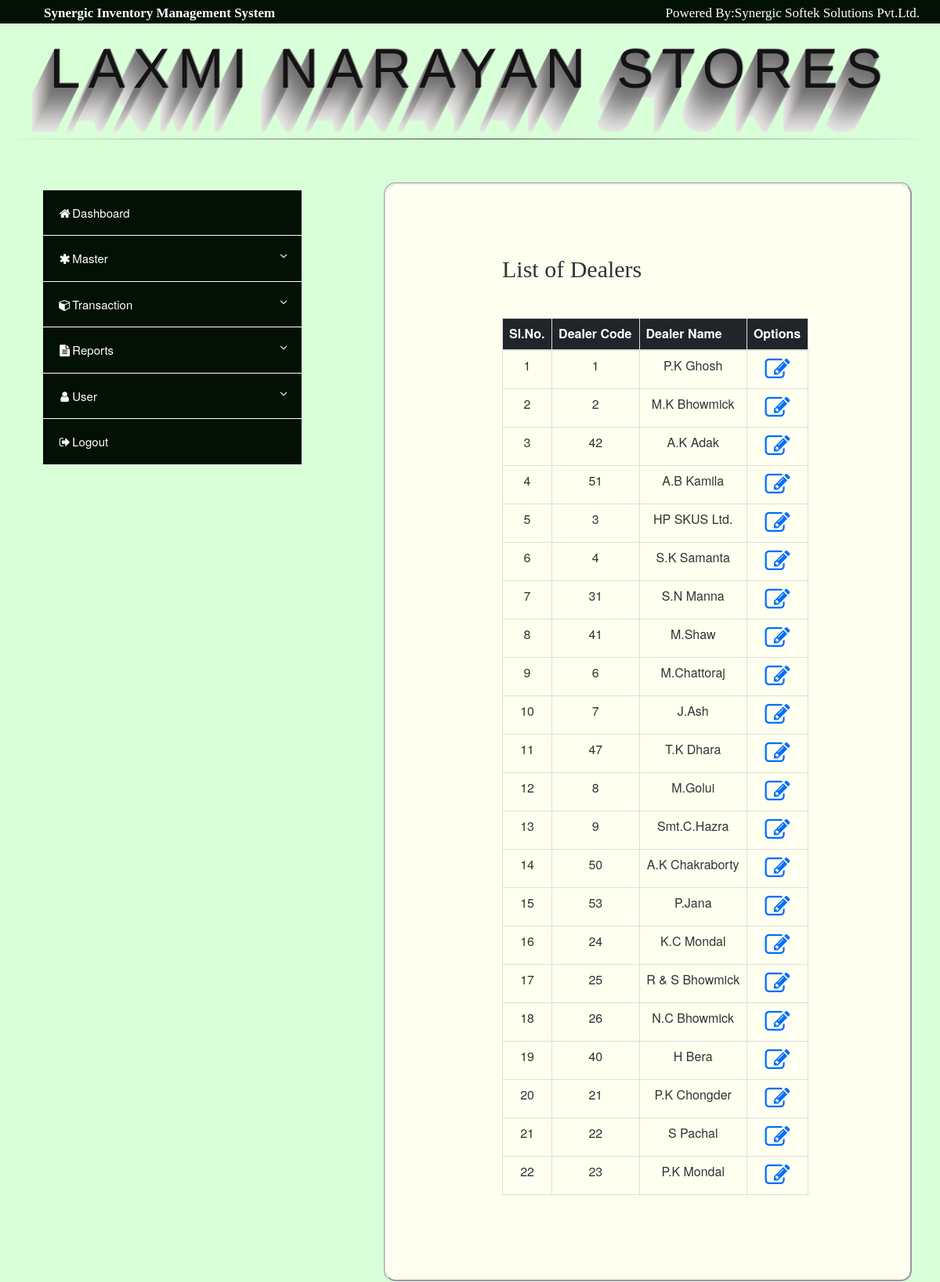
/masters/dealer_master_view.php (signed in), run on the app's committed database.
### tables this page shows
CREATE TABLE `m_dealers` (
  `sl_no` int(10) NOT NULL,
  `del_cd` int(10) NOT NULL,
  `del_name` varchar(100) NOT NULL,
  `del_adr` varchar(100) DEFAULT NULL,
  `del_reg` varchar(20) DEFAULT NULL,
  `del_dist` varchar(20) DEFAULT NULL,
  `created_by` varchar(50) DEFAULT NULL,
  `created_dt` datetime DEFAULT NULL,
  `modified_by` varchar(50) DEFAULT NULL,
  `modified_dt` datetime DEFAULT NULL
);

### masters/dealer_master_view.php (the view, shortened to what this page needs)
<?php
        require("../db/db_connect.php");
	$rtv="select sl_no,del_cd,del_name,del_adr,del_reg,del_dist from m_dealers";
	$result=mysqli_query($db_connect,$rtv);
?>
<html>
    <head>
        <link rel="stylesheet" href="https://maxcdn.bootstrapcdn.com/bootstrap/3.3.7/css/bootstrap.min.css">
        <link rel="stylesheet" type="text/css" href="../css/form_design.css">
        <link rel="stylesheet" type="text/css" href="../css/dashboard.css">
        <link rel="stylesheet" href="https://cdnjs.cloudflare.com/ajax/libs/font-awesome/4.7.0/css/font-awesome.min.css">
    <head>
    <body class="body">
        <?php require '../post/nav.php'; ?>
        <h1 class='elegantshadow'>Laxmi Narayan Stores</h1>
        <hr class='hr'>
        <div class="container" style="margin-left: 10px">
            <div class="row">
                <div class="col-lg-4 col-md-6">
                    <?php require("../post/menu.php"); ?>
                </div>
                <div class="col-lg-8 col-md-6">
                    <div class="container-contact1">
                        <span class="contact1-form-title" style="text-align: center;">
                         List of Dealers
                        </span>
                        <table class="table table-bordered table-hover">
                            <thead style="background-color: #212529; color: #fff;">
                                <tr>
                                    <th>Sl.No.</th>
                                    <th>Dealer Code</th>
                                    <th>Dealer Name</th>
                                    <th>Options</th>
                                </tr>
                            </thead>
                            <tbody>
                            <?php
                                if($result){
                                    if(mysqli_num_rows($result) > 0){
                                        while($rtv_data=mysqli_fetch_assoc($result)){
                                            $slno=$rtv_data['sl_no'];
                                            $delcd=$rtv_data['del_cd'];
                                            $delname=$rtv_data['del_name'];
                                            ?>
                                            <tr>
                                                <td style="text-align: center;"><?php echo $slno; ?></td>
                                                <td style="text-align: center;"><?php echo $delcd; ?></td>
                                                <td style="text-align: center;"><?php echo $delname; ?></td>
                                                <td style="text-align: center;"><a href="../edit/dealer_edit.php?sl_no=<?php echo $slno; ?>" >
                                                    <i class="fa fa-edit fa-2x" style="color: #006eff"></i></a></td>
                                            </tr>
                                            <?php
                                        }
                                    }
                                }
                            ?>
                            </tbody>
                        </table>
                    </div>
                </div>
            </div>
        </div>
    </body>
</html>

### css/form_design.css (style rules this page uses)
h1,h2,h3,h4,h5,h6 { margin: 0px; }
.container-contact1 { width: auto; background: #fffff0; border-radius: 15px; display: -webkit-box; display: -webkit-flex; display: -moz-box; display: -ms-flexbox; display: flex; flex-wrap: wrap; justify-content: space-between; align-items: center; padding: 90px 130px 88px 148px; border-style: groove; margin-top: 35px; margin-left: 75px; }
.contact1-form-title { display: block; font-family: Montserrat-ExtraBold; font-size: 30px; color: #333333; line-height: 1.2; text-align: center; padding-bottom: 44px; }
a { text-decoration :none; color: #021103; }

### css/dashboard.css (style rules this page uses)
body { margin: 0; }
.body { background-color: #c5ffc6ab; margin: 0; }
.hr { display: block; width: 100%; margin-top:30px; border: 0; height: 1px; background-image: linear-gradient(to right,rgba(0,0,0,0),rgba(0,0,0,.75),rgba(0,0,0,0)); }
h1 { font-family: "Avant Garde", Avantgarde, "Century Gothic", CenturyGothic, "AppleGothic", sans-serif; font-size: 70px; padding: 20px 10px; text-align: center; text-transform: uppercase; text-rendering: optimizeLegibility; }
.elegantshadow { color: #131313; //background-color: #d9e5d0; letter-spacing: .15em; text-shadow: 1px -1px 0 #767676, -1px 2px 1px #737272, -2px 4px 1px #767474, -3px 6px 1px #787777, -4px 8px 1px #7b7a7a, -5px 10px 1px #7f7d7d, -6px 12px 1px #828181, -7px 14px 1px #868585, -8px 16px 1px #8b8a89, -9px 18px 1px #8f8e8d, -10px 20px 1px #949392, -11px 22px 1px #999897, -12px 24px 1px #9e9c9c, -13px 26px 1px #a3a1a1, -14px 28px 1px #a8a6a6, -15px 30px 1px #adabab, -16px 32px 1px #b2b1b0, -17px 34px 1px #b7b6b5, -18px 36px 1px #bcbbba, -19px 38px 1px #c1bfbf, -20px 40px 1px #c6c4c4, -21px 42px 1px #cbc9c8, -22px 44px 1px #cfcdcd, -23px 46px 1px #d4d2d1, -24px 48px 1px #d8d6d5, -25px 50px 1px #dbdad9, -26px 52px 1px #dfdddc, -27px 54px 1px #e2e0df, -28px 56px 1px #e4e3e2; }

### data on the page
m_dealers: sl_no "1", del_cd "1", del_name "P.K Ghosh"
m_dealers: sl_no "2", del_cd "2", del_name "M.K Bhowmick"
m_dealers: sl_no "3", del_cd "42", del_name "A.K Adak"
m_dealers: sl_no "4", del_cd "51", del_name "A.B Kamila"
m_dealers: sl_no "5", del_cd "3", del_name "HP SKUS Ltd."
m_dealers: sl_no "6", del_cd "4", del_name "S.K Samanta"
m_dealers: sl_no "7", del_cd "31", del_name "S.N Manna"
m_dealers: sl_no "8", del_cd "41", del_name "M.Shaw"
m_dealers: sl_no "9", del_cd "6", del_name "M.Chattoraj"
m_dealers: sl_no "10", del_cd "7", del_name "J.Ash"
m_dealers: sl_no "11", del_cd "47", del_name "T.K Dhara"
m_dealers: sl_no "12", del_cd "8", del_name "M.Golui"
m_dealers: sl_no "13", del_cd "9", del_name "Smt.C.Hazra"
m_dealers: sl_no "14", del_cd "50", del_name "A.K Chakraborty"
m_dealers: sl_no "15", del_cd "53", del_name "P.Jana"
m_dealers: sl_no "16", del_cd "24", del_name "K.C Mondal"
m_dealers: sl_no "17", del_cd "25", del_name "R & S Bhowmick"
m_dealers: sl_no "18", del_cd "26", del_name "N.C Bhowmick"
m_dealers: sl_no "19", del_cd "40", del_name "H Bera"
m_dealers: sl_no "20", del_cd "21", del_name "P.K Chongder"
m_dealers: sl_no "21", del_cd "22", del_name "S Pachal"
m_dealers: sl_no "22", del_cd "23", del_name "P.K Mondal"
